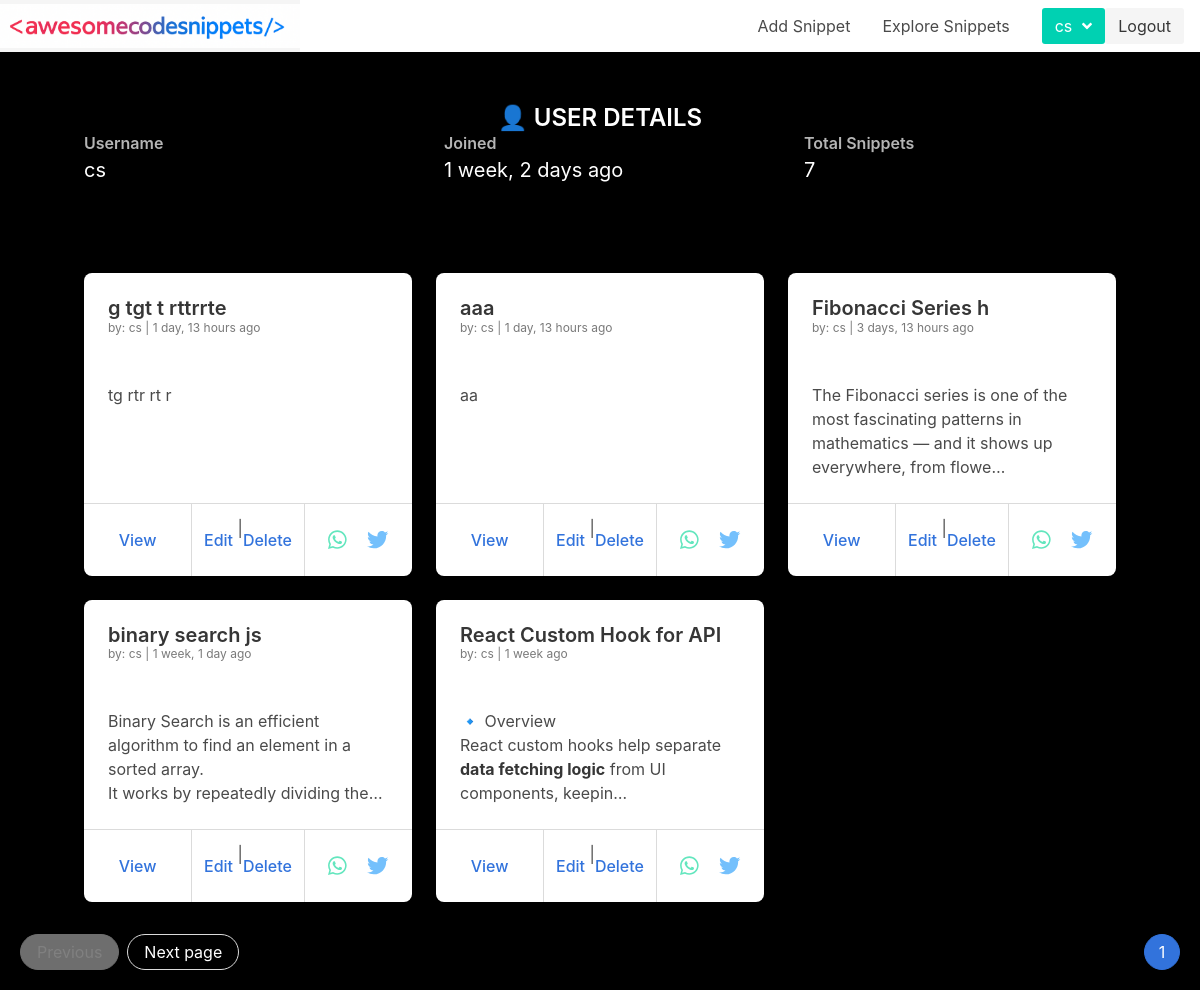
/user/1/ (signed in), run on the app's committed database.
### snippets/models.py (models this page shows, shortened)
class CustomUser(AbstractUser):
    name=models.CharField(_("Name"),max_length=200)
    class Meta:
        unique_together=('name','email','id')

class Snippet(models.Model):
    title=models.CharField(max_length=500)
    coder=models.ForeignKey(CustomUser,on_delete=models.CASCADE)
    description=CKEditor5Field(blank=True,null=True)
    description_html=models.TextField(editable=False)
    code=models.TextField()
    highlighted_code=models.TextField(editable=False)
    tags=TagField()
    publication_date=models.DateTimeField(editable=False)
    updated_date=models.DateTimeField(editable=False)
    language = models.CharField(choices=LANGUAGE_CHOICES, default='python', max_length=100)
    style = models.CharField(choices=STYLE_CHOICES, default='friendly', max_length=100)
    class Meta:
        ordering=['-publication_date']
    def get_absolute_url(self):
        return reverse('detail_snippet',args=[str(self.pk)])

### snippets/views.py (the view)
# urls.py: path('user/<int:pk>/',UserDetail.as_view(),name='user_detail'),
class UserDetail(UserSnippetsMixin,DetailView):
    template_name='account/user_detail.html'
    context_object_name='user'
    model=CustomUser
    def get_context_data(self,**kwargs):
        context=super().get_context_data(**kwargs)
        return context

### snippets/views.py (called while the page is built)
    def get_context_data(self,**kwargs):
        context={}
        snippets=Snippet.objects.filter(coder=kwargs['object']).order_by('-updated_date')
        paginator=Paginator(snippets,5)
        page = self.request.GET.get('page')
        context['user_info']=kwargs['object']
        context['total_snippets']=snippets.count()
        try:
            user_snippets = paginator.page(page)
            context['user_snippets']=user_snippets
        except PageNotAnInteger:
            user_snippets = paginator.page(1)
            context['user_snippets']=user_snippets
        except EmptyPage:
            user_snippets = paginator.page(paginator.num_pages)
            context['user_snippets']=user_snippets
        context['page']=page
        return context

### templates/account/user_detail.html (shortened to what this page needs)
{% extends 'base.html' %}
{% block content %}
{% load static %}
{% load humanize %}
<link rel="stylesheet" href="{% static 'css/user_detail.css' %}">
{% include 'navbar.html' %}
<div class="main-section">
  <div>
    <div class="box user_detail">
      <div class="has-text-centered mb-4">
        <p class="title is-4 has-text-white">👤 USER DETAILS</p>
      </div>
      <div class="columns is-variable is-6">
        <div class="column">
          <p class="has-text-grey-light is-size-6 has-text-weight-semibold">Username</p>
          <p class="has-text-white is-size-5">{{ user_info.username|default:"NA" }}</p>
        </div>
        <div class="column">
          <p class="has-text-grey-light is-size-6 has-text-weight-semibold">Joined</p>
          <p class="has-text-white is-size-5">{{ user_info.date_joined|naturaltime }}</p>
        </div>
        <div class="column">
          <p class="has-text-grey-light is-size-6 has-text-weight-semibold">Total Snippets</p>
          <p class="has-text-white is-size-5">{{ total_snippets }}</p>
        </div>
      </div>
    </div>
    <div class="snippet-list">
      <div class="snippet-grid">
        {% for object in user_snippets %}
        <div class="card my-cards">
          <div class="card-content">
            <p class="title is-5 has-text-dark">{{ object.title }}</p>
            <p class="subtitle is-7 has-text-grey">
              by: {{ object.coder.username|default:"NA" }} | {{ object.publication_date|naturaltime }}
            </p>
            <p class="subtitle is-6 has-text-info truncate-text">
              {{ object.description_html|safe|truncatechars:120 }}
            </p>
          </div>
          <footer class="card-footer">
            <p class="card-footer-item">
              <a href="{% url 'detail_snippet' object.id %}">View</a>
            </p>
            {% if object.coder == request.user %}
            <p class="card-footer-item">
              <a href="{% url 'update_snippet' object.pk %}">Edit</a> &nbsp;|&nbsp;
              <a href="{% url 'delete_snippet' object.pk %}">Delete</a>
            </p>
            {% endif %}
            <p class="card-footer-item share-links">
              <a href="https://wa.me/?text={{ object.title|urlencode }} - Check out this code snippet on AwesomeCodeSnippets! {{ object.get_absolute_url|urlencode }}"
                target="_blank" rel="noopener noreferrer">
                <i class="fab fa-whatsapp fa-lg" style="color: #63E6BE;"></i>
              </a>
              <a href="https://twitter.com/intent/tweet?text={{ object.title|urlencode }} - Check out this code snippet on AwesomeCodeSnippets! {{ request.scheme }}://{{request.get_host}}/{{ object.get_absolute_url|urlencode }}"
                target="_blank" rel="noopener noreferrer">
                <i class="fab fa-twitter fa-lg" style="color: #74C0FC;"></i>
              </a>
            </p>
          </footer>
        </div>
        {% empty %}
        <div class="notification is-warning has-text-centered">
          No Snippets Yet
        </div>
        {% endfor %}
      </div>
    </div>
    {% if user_snippets.has_other_pages %}
    <nav class="pagination is-right is-rounded" role="navigation" aria-label="pagination">
      <ul class="pagination-list is-current">
        <li>
          <a class="pagination-link is-current  " aria-label="Page 1" aria-current="page">
            {{user_snippets.number}}
          </a>
        </li>
      </ul>
      {% if user_snippets.has_previous %}
      <a class="pagination-previous has-text-white " title="This is the first page"
        href="?page={{user_snippets.previous_page_number}}">Previous</a>
      {% else %}
      <a class="pagination-previous has-text-white" title="This is the first page" disabled>Previous</a>
      {% endif %}
      {% if user_snippets.has_next %}
      <a href="?page={{user_snippets.next_page_number}}" class="pagination-next has-text-white">Next page</a>
      {% else %}
      <a class="pagination-next has-text-white" disabled>Next page</a>
      {% endif %}
    </nav>
    {% endif %}
  </div>
</div>
{% endblock content %}

### templates/navbar.html (shortened to what this page needs)
{% block navbar %}
{% load static %}
<link href='{% static "css/navbar.css" %}'  rel='stylesheet' >
<nav class="navbar" role="navigation" aria-label="main navigation">
    <div class="navbar-brand">
      <a class="navbar-item ct-navbar-img" href="{% url 'home' %}">
        <img src="{% static 'img/logo.png' %}" width="300" height="100" style="background-position: center;">
      </a>
    </div>
    <div id="navbarBasicExample" class="navbar-menu">
      <div class="navbar-end">
       <a class="navbar-item" href='{% url "create_snippet" %}'>
          Add Snippet
        </a>
        <a class="navbar-item" href='{% url "home" %}#content-section'>
           Explore Snippets
        </a>
        <div class="navbar-item">
          <div class="buttons">
            {% if user.is_authenticated %}
            <div class="dropdown is-right menu">
              <div class="dropdown-trigger">
                <button class="button is-primary" aria-haspopup="true" aria-controls="dropdown-menu6">
                  <span>{{user.username|default:"NA"}}</span>
                  <span class="icon is-small">
                    <i class="fas fa-angle-down" aria-hidden="true"></i>
                  </span>
                </button>
              </div>
            </div>
            <a class="button is-light" href="{% url 'account_logout' %}">
              Logout
            </a>
       {% endif %}
          </div>
        </div>
      </div>
    </div>
  </nav>
{% endblock navbar %}

### static/css/base.css (style rules this page uses)
html { --scrollbarBG: #CFD8DC; --thumbBG: black; }
* { scrollbar-width: 0px; scrollbar-color: var(--thumbBG) var(--scrollbarBG); }
.ct-navbar-img img { max-height: max-content !important; }

### static/css/user_detail.css (style rules this page uses)
body { background-color: black; }
.main-section { padding:20px; min-height: 100vh; }
.snippet-grid { display: flex; gap:20px; flex-direction: column; }
.card { border-radius: 8px; display: flex; flex-direction: column; }
.card-footer-item:hover,.pagination-previous,.pagination-next { background:black; color:white; }
.share-links { display: flex; justify-content: center; gap: 20px; }
@media (min-width: 564px) { .snippet-grid { display: grid; grid-template-columns: repeat(auto-fit, minmax(250px, 2fr)); grid-gap: 24px; } }
@media (min-width: 1024px) { .snippet-grid { display: grid; grid-template-columns: repeat(auto-fit, minmax(300px, 1fr)); grid-gap: 24px; } }
.my-cards { transition: transform 0.2s ease, box-shadow 0.2s ease; }
.truncate-text { display: -webkit-box; -webkit-line-clamp: 3; -webkit-box-orient: vertical; overflow: hidden; text-overflow: ellipsis; }
.card-footer { margin-top:auto; }
.card-footer a { color: #3273dc; font-weight: 500; }
.snippet-list { padding: 16px; }
@media (min-width: 1024px) { .snippet-list { padding:32px 64px; } }
.user_detail { background: transparent; margin: 0 auto; }
@media (min-width: 1024px) { .user_detail { padding:32px 64px; } }

### static/css/navbar.css (style rules this page uses)
.ct-navbar-img { padding: 0; }
.ct-navbar-img img { max-height: max-content !important; }
.navbar { position: sticky; top: 0; z-index: 1; box-shadow:0 6px 12px rgba(0, 0, 0, 0.15); }

### data on the page
CustomUser: username "cs", date_joined "1 week, 2 days ago"
Snippet: title "g tgt t rttrrte", coder.username "cs", publication_date "1 day, 13 hours ago", description_html "tg rtr rt r", shows "Edit"
Snippet: title "aaa", coder.username "cs", publication_date "1 day, 13 hours ago", description_html "aa", shows "Edit"
Snippet: title "Fibonacci Series h", coder.username "cs", publication_date "3 days, 13 hours ago", description_html "The Fibonacci series is one of the most fascinating patterns in mathematics — and it shows up everywhere, from flowe…", shows "Edit"
Snippet: title "binary search js", coder.username "cs", publication_date "1 week, 1 day ago", description_html "Binary Search is an efficient algorithm to find an element in a sorted array. It works by repeatedly dividing the…", shows "Edit"
Snippet: title "React Custom Hook for API", coder.username "cs", publication_date "1 week ago", description_html "🔹 Overview React custom hooks help separate data fetching logic from UI components, keepin…", shows "Edit"

### other printed values
{{ total_snippets }} "7"
{{ user_snippets.number }} "1"
